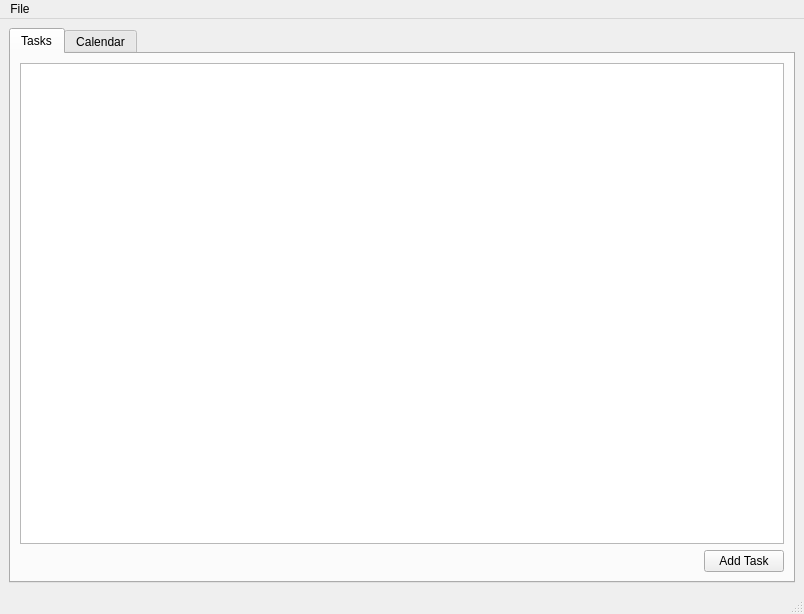
<?xml version="1.0" encoding="UTF-8"?>
<ui version="4.0">
 <class>MainWindow</class>
 <widget class="QMainWindow" name="MainWindow">
  <property name="geometry">
   <rect>
    <x>0</x>
    <y>0</y>
    <width>804</width>
    <height>614</height>
   </rect>
  </property>
  <property name="windowTitle">
   <string>MainWindow</string>
  </property>
  <widget class="QWidget" name="central_widget">
   <layout class="QGridLayout" name="gridLayout">
    <item row="1" column="0">
     <widget class="QTabWidget" name="tabWidget">
      <property name="currentIndex">
       <number>0</number>
      </property>
      <widget class="QWidget" name="task_tab">
       <attribute name="title">
        <string>Tasks</string>
       </attribute>
       <layout class="QGridLayout" name="gridLayout_3">
        <item row="3" column="0">
         <layout class="QHBoxLayout" name="task_button_layout">
          <item>
           <spacer name="task_button_spacer">
            <property name="orientation">
             <enum>Qt::Horizontal</enum>
            </property>
            <property name="sizeHint" stdset="0">
             <size>
              <width>40</width>
              <height>20</height>
             </size>
            </property>
           </spacer>
          </item>
          <item>
           <widget class="QPushButton" name="task_add_button">
            <property name="text">
             <string>Add Task</string>
            </property>
           </widget>
          </item>
         </layout>
        </item>
        <item row="0" column="0">
         <widget class="QTreeView" name="task_view"/>
        </item>
       </layout>
      </widget>
      <widget class="QWidget" name="calendar_tab">
       <attribute name="title">
        <string>Calendar</string>
       </attribute>
       <layout class="QGridLayout" name="gridLayout_2">
        <item row="0" column="0">
         <widget class="QCalendarWidget" name="calendar_widget"/>
        </item>
       </layout>
      </widget>
     </widget>
    </item>
   </layout>
  </widget>
  <widget class="QMenuBar" name="menubar">
   <property name="geometry">
    <rect>
     <x>0</x>
     <y>0</y>
     <width>804</width>
     <height>21</height>
    </rect>
   </property>
   <widget class="QMenu" name="men_file">
    <property name="title">
     <string>File</string>
    </property>
    <addaction name="action_import"/>
    <addaction name="action_export"/>
   </widget>
   <addaction name="men_file"/>
  </widget>
  <widget class="QStatusBar" name="statusbar"/>
  <action name="action_import">
   <property name="text">
    <string>Import</string>
   </property>
  </action>
  <action name="action_export">
   <property name="text">
    <string>Export</string>
   </property>
  </action>
 </widget>
 <resources/>
 <connections/>
</ui>
